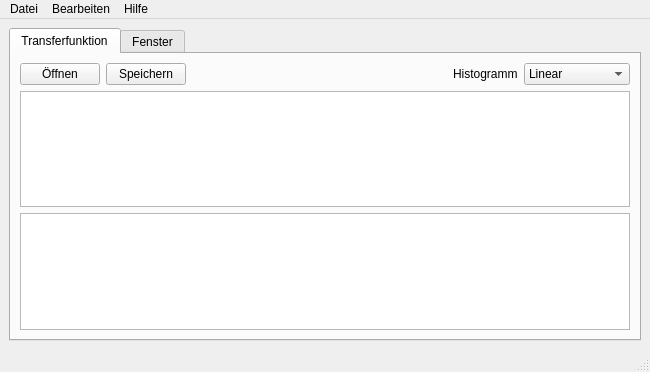
<?xml version="1.0" encoding="UTF-8"?>
<ui version="4.0">
 <author>Copyright (C) 2009 Pascal Mues</author>
 <class>MainWindow</class>
 <widget class="QMainWindow" name="MainWindow">
  <property name="geometry">
   <rect>
    <x>0</x>
    <y>0</y>
    <width>650</width>
    <height>372</height>
   </rect>
  </property>
  <property name="windowTitle">
   <string>StereoViewer</string>
  </property>
  <widget class="QWidget" name="centralwidget">
   <layout class="QHBoxLayout" name="horizontalLayout">
    <item>
     <widget class="QTabWidget" name="tabWidget">
      <property name="currentIndex">
       <number>0</number>
      </property>
      <widget class="QWidget" name="tab_3">
       <attribute name="title">
        <string>Transferfunktion</string>
       </attribute>
       <layout class="QVBoxLayout" name="verticalLayout">
        <item>
         <layout class="QGridLayout" name="gridLayout_3">
          <item row="0" column="0">
           <widget class="QPushButton" name="uibtnTFOeffnen">
            <property name="text">
             <string>Öffnen</string>
            </property>
           </widget>
          </item>
          <item row="0" column="4">
           <widget class="QLabel" name="label_8">
            <property name="text">
             <string>Histogramm</string>
            </property>
           </widget>
          </item>
          <item row="0" column="5">
           <widget class="QComboBox" name="uicobHistogram">
            <item>
             <property name="text">
              <string>Linear</string>
             </property>
            </item>
            <item>
             <property name="text">
              <string>Logarithmisch</string>
             </property>
            </item>
           </widget>
          </item>
          <item row="0" column="3">
           <spacer name="horizontalSpacer">
            <property name="orientation">
             <enum>Qt::Horizontal</enum>
            </property>
            <property name="sizeHint" stdset="0">
             <size>
              <width>40</width>
              <height>20</height>
             </size>
            </property>
           </spacer>
          </item>
          <item row="0" column="1">
           <widget class="QPushButton" name="uibtnTFSpeichern">
            <property name="text">
             <string>Speichern</string>
            </property>
           </widget>
          </item>
         </layout>
        </item>
        <item>
         <widget class="TransferFunctionViewAlpha" name="uiTFAlpha">
          <property name="minimumSize">
           <size>
            <width>410</width>
            <height>110</height>
           </size>
          </property>
         </widget>
        </item>
        <item>
         <widget class="TransferFunctionViewColor" name="uiTFColor">
          <property name="minimumSize">
           <size>
            <width>410</width>
            <height>110</height>
           </size>
          </property>
         </widget>
        </item>
       </layout>
      </widget>
      <widget class="QWidget" name="tab_2">
       <attribute name="title">
        <string>Fenster</string>
       </attribute>
       <widget class="QWidget" name="layoutWidget">
        <property name="geometry">
         <rect>
          <x>10</x>
          <y>10</y>
          <width>611</width>
          <height>271</height>
         </rect>
        </property>
        <layout class="QGridLayout" name="gridLayout_4">
         <item row="0" column="0">
          <widget class="QLabel" name="label_9">
           <property name="text">
            <string>Sammelfenster</string>
           </property>
          </widget>
         </item>
         <item row="0" column="1">
          <widget class="QComboBox" name="uicobMultiWidgets">
           <property name="minimumSize">
            <size>
             <width>120</width>
             <height>0</height>
            </size>
           </property>
           <property name="baseSize">
            <size>
             <width>0</width>
             <height>0</height>
            </size>
           </property>
          </widget>
         </item>
         <item row="0" column="4">
          <widget class="QPushButton" name="uibtnAddMultiWidget">
           <property name="text">
            <string>Sammelfenster hinzufügen</string>
           </property>
          </widget>
         </item>
         <item row="0" column="5">
          <widget class="QPushButton" name="uibtnRemoveMultiWidget">
           <property name="text">
            <string>Sammelfenster schließen</string>
           </property>
          </widget>
         </item>
         <item row="1" column="0">
          <widget class="QLabel" name="label_16">
           <property name="text">
            <string>Fenster</string>
           </property>
          </widget>
         </item>
         <item row="1" column="1">
          <widget class="QComboBox" name="uicobVolumeWidgets"/>
         </item>
         <item row="1" column="4">
          <widget class="QPushButton" name="uibtnAddVolumeWidget">
           <property name="enabled">
            <bool>true</bool>
           </property>
           <property name="text">
            <string>Fenster hinzufügen</string>
           </property>
          </widget>
         </item>
         <item row="1" column="5">
          <widget class="QPushButton" name="uibtnRemoveVolumeWidget">
           <property name="enabled">
            <bool>true</bool>
           </property>
           <property name="text">
            <string>Fenster schließen</string>
           </property>
          </widget>
         </item>
         <item row="2" column="0" colspan="6">
          <widget class="QGroupBox" name="groupBox_3">
           <property name="title">
            <string>Fenster Einstellungen</string>
           </property>
           <widget class="QGroupBox" name="groupBox">
            <property name="geometry">
             <rect>
              <x>10</x>
              <y>51</y>
              <width>231</width>
              <height>111</height>
             </rect>
            </property>
            <property name="title">
             <string>Generellen Kameraeinstellungen</string>
            </property>
            <layout class="QGridLayout" name="gridLayout_2">
             <item row="0" column="0">
              <widget class="QLabel" name="label_2">
               <property name="text">
                <string>Nearclipping Distanz</string>
               </property>
              </widget>
             </item>
             <item row="0" column="1">
              <widget class="QDoubleSpinBox" name="uidsbClipNear">
               <property name="minimum">
                <double>0.010000000000000</double>
               </property>
               <property name="maximum">
                <double>999.000000000000000</double>
               </property>
               <property name="singleStep">
                <double>0.010000000000000</double>
               </property>
               <property name="value">
                <double>88.000000000000000</double>
               </property>
              </widget>
             </item>
             <item row="1" column="0">
              <widget class="QLabel" name="label_3">
               <property name="text">
                <string>Farclipping Distanz</string>
               </property>
              </widget>
             </item>
             <item row="1" column="1">
              <widget class="QDoubleSpinBox" name="uidsbClipFar">
               <property name="minimum">
                <double>1000.000000000000000</double>
               </property>
               <property name="maximum">
                <double>20000.000000000000000</double>
               </property>
              </widget>
             </item>
             <item row="2" column="0">
              <widget class="QLabel" name="label_6">
               <property name="text">
                <string>Blickfeld</string>
               </property>
              </widget>
             </item>
             <item row="2" column="1">
              <widget class="QDoubleSpinBox" name="uidsbFieldOfView">
               <property name="decimals">
                <number>2</number>
               </property>
               <property name="minimum">
                <double>1.000000000000000</double>
               </property>
               <property name="maximum">
                <double>360.000000000000000</double>
               </property>
               <property name="value">
                <double>45.000000000000000</double>
               </property>
              </widget>
             </item>
            </layout>
           </widget>
           <widget class="QGroupBox" name="groupBox_2">
            <property name="geometry">
             <rect>
              <x>260</x>
              <y>51</y>
              <width>231</width>
              <height>131</height>
             </rect>
            </property>
            <property name="title">
             <string>Stereoskopische Kameraeinstellungen</string>
            </property>
            <layout class="QGridLayout" name="gridLayout">
             <item row="0" column="0">
              <widget class="QLabel" name="label_4">
               <property name="text">
                <string>Stereo Sicht ein/aus</string>
               </property>
              </widget>
             </item>
             <item row="0" column="1">
              <widget class="QCheckBox" name="uickbStereoAn">
               <property name="text">
                <string/>
               </property>
              </widget>
             </item>
             <item row="1" column="0">
              <widget class="QLabel" name="label_5">
               <property name="text">
                <string>Stereo Verfahren</string>
               </property>
              </widget>
             </item>
             <item row="1" column="1">
              <widget class="QComboBox" name="uicobStereoVerfahren"/>
             </item>
             <item row="2" column="0">
              <widget class="QLabel" name="label">
               <property name="text">
                <string>Stereobasis</string>
               </property>
              </widget>
             </item>
             <item row="2" column="1">
              <widget class="QDoubleSpinBox" name="uidsbStereobasis">
               <property name="decimals">
                <number>3</number>
               </property>
               <property name="maximum">
                <double>1.000000000000000</double>
               </property>
               <property name="singleStep">
                <double>0.002000000000000</double>
               </property>
              </widget>
             </item>
             <item row="3" column="0">
              <widget class="QLabel" name="label_7">
               <property name="text">
                <string>Fernpunktweite</string>
               </property>
              </widget>
             </item>
             <item row="3" column="1">
              <widget class="QDoubleSpinBox" name="uidsbFernpunktweite">
               <property name="maximum">
                <double>100.000000000000000</double>
               </property>
               <property name="singleStep">
                <double>0.100000000000000</double>
               </property>
              </widget>
             </item>
            </layout>
           </widget>
           <widget class="QLabel" name="label_10">
            <property name="geometry">
             <rect>
              <x>10</x>
              <y>23</y>
              <width>141</width>
              <height>16</height>
             </rect>
            </property>
            <property name="text">
             <string>Zugeordnetes Sammelfenster</string>
            </property>
           </widget>
           <widget class="QComboBox" name="uicobMultiWidgetForWidget">
            <property name="geometry">
             <rect>
              <x>160</x>
              <y>20</y>
              <width>130</width>
              <height>22</height>
             </rect>
            </property>
            <property name="minimumSize">
             <size>
              <width>0</width>
              <height>0</height>
             </size>
            </property>
           </widget>
          </widget>
         </item>
         <item row="0" column="3">
          <spacer name="horizontalSpacer_2">
           <property name="orientation">
            <enum>Qt::Horizontal</enum>
           </property>
           <property name="sizeHint" stdset="0">
            <size>
             <width>40</width>
             <height>20</height>
            </size>
           </property>
          </spacer>
         </item>
         <item row="0" column="2">
          <widget class="QCheckBox" name="uickbToggleFullScreen">
           <property name="text">
            <string>Vollbildanzeige</string>
           </property>
          </widget>
         </item>
        </layout>
       </widget>
      </widget>
     </widget>
    </item>
   </layout>
  </widget>
  <widget class="QMenuBar" name="menubar">
   <property name="geometry">
    <rect>
     <x>0</x>
     <y>0</y>
     <width>650</width>
     <height>18</height>
    </rect>
   </property>
   <widget class="QMenu" name="menuDatei">
    <property name="title">
     <string>Datei</string>
    </property>
    <addaction name="actionBilderstack_ffnen"/>
    <addaction name="actionVolumefile_ffnen"/>
    <addaction name="separator"/>
    <addaction name="actionBeenden"/>
   </widget>
   <widget class="QMenu" name="menuBearbeiten">
    <property name="title">
     <string>Bearbeiten</string>
    </property>
    <addaction name="actionEinstellungen"/>
   </widget>
   <widget class="QMenu" name="menuHilfe">
    <property name="title">
     <string>Hilfe</string>
    </property>
    <addaction name="actionInfo"/>
   </widget>
   <addaction name="menuDatei"/>
   <addaction name="menuBearbeiten"/>
   <addaction name="menuHilfe"/>
  </widget>
  <widget class="QStatusBar" name="statusbar"/>
  <action name="actionBilderstack_ffnen">
   <property name="text">
    <string>Imagestack öffnen</string>
   </property>
  </action>
  <action name="actionBeenden">
   <property name="text">
    <string>Beenden</string>
   </property>
  </action>
  <action name="actionInfo">
   <property name="text">
    <string>Info</string>
   </property>
  </action>
  <action name="actionEinstellungen">
   <property name="text">
    <string>Einstellungen</string>
   </property>
  </action>
  <action name="actionVolumefile_ffnen">
   <property name="text">
    <string>Volumefile öffnen</string>
   </property>
  </action>
 </widget>
 <customwidgets>
  <customwidget>
   <class>TransferFunctionViewAlpha</class>
   <extends>QGraphicsView</extends>
   <header>_Volume/TransferFunction/TransferFunctionViewAlpha.h</header>
  </customwidget>
  <customwidget>
   <class>TransferFunctionViewColor</class>
   <extends>QGraphicsView</extends>
   <header>_Volume/TransferFunction/TransferFunctionViewColor.h</header>
  </customwidget>
 </customwidgets>
 <resources/>
 <connections/>
</ui>
